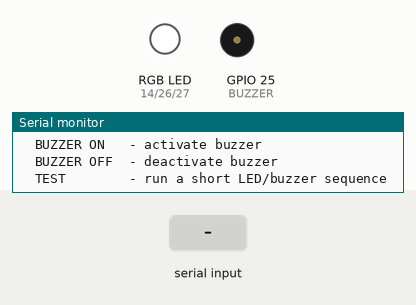
Bench run of a sketch on a simulated ESP32. On the bench: an RGB LED mixed from three pins (HIGH = lit), buzzer (waves = sounding, pin HIGH), the last lines printed to the serial monitor. The test bench sets the inputs (shaded band).

Above: at 1.4 s.
1.5 s: "R\n" received over Serial
At 2.7 s:
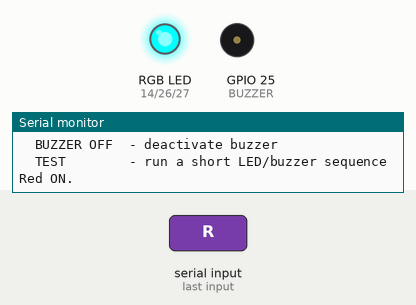
3.0 s: "G\n" received over Serial
At 3.8 s:
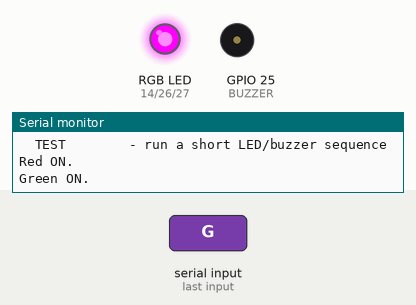
4.5 s: "B\n" received over Serial
At 4.9 s:
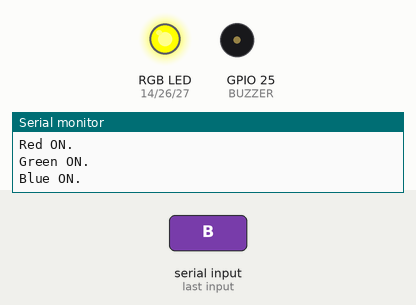
6.0 s: "RGB\n" received over Serial
At 7.2 s:
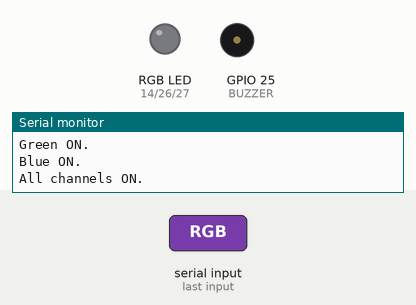
7.5 s: "BUZZER ON\n" received over Serial
At 8.4 s:
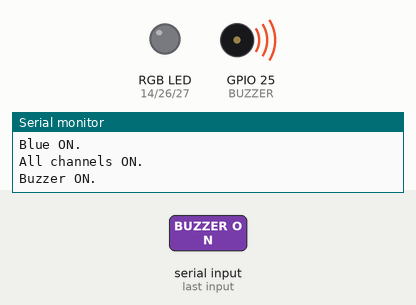
9.0 s: "R\n" received over Serial
At 9.6 s:
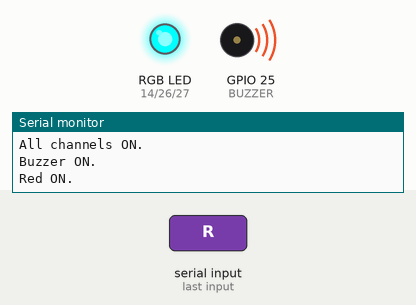
Timing chart, 0 to 11.5 s (numbered marks = the images above; inputs shaded):
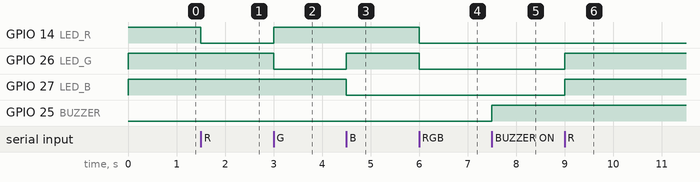

Measured:
- after the input at 1.5 s, GPIO 14 (LED_R): HIGH → LOW at once
- after the input at 3.0 s, GPIO 14 (LED_R): LOW → HIGH at once; GPIO 26 (LED_G): HIGH → LOW at once
- after the input at 4.5 s, GPIO 26 (LED_G): LOW → HIGH at once; GPIO 27 (LED_B): HIGH → LOW at once
- after the input at 6.0 s, GPIO 14 (LED_R), GPIO 26 (LED_G): HIGH → LOW at once
- after the input at 7.5 s, GPIO 25 (BUZZER): LOW → HIGH at once
- after the input at 9.0 s, GPIO 26 (LED_G), GPIO 27 (LED_B): LOW → HIGH at once

The sketch:

04_RGB_Buzzer_Test.ino
```cpp
/*
  BRIDGE HEALTH MONITOR — RGB LED + BUZZER TEST
  Board: ESP32-WROOM-32 / ESP32 DevKit
  Pins: RGB R=GPIO14, G=GPIO26, B=GPIO27; buzzer control=GPIO25.
  Wiring assumptions:
    - Common-anode RGB LED tied to 3V3; each color has its own 180-ohm resistor.
    - LED channels are active LOW.
    - Buzzer + to 5V, buzzer - to BC547 collector, emitter to GND,
      GPIO25 to base through 1k; a 10k base-emitter pull-down is recommended.
  Purpose: Tests each output separately. No automatic alert logic is running in this sketch.
  Operation: Serial Monitor 115200 baud, Newline. Type HELP.
  Commands: R, G, B, OFF, RGB, BUZZER ON, BUZZER OFF, TEST.
  Note: Never connect a 5V buzzer directly to an ESP32 GPIO.
*/

static const int LED_R=14, LED_G=26, LED_B=27, BUZZER=25;

void setChannel(int pin,bool on) { digitalWrite(pin,on?LOW:HIGH); }
void setRGB(bool r,bool g,bool b) { setChannel(LED_R,r); setChannel(LED_G,g); setChannel(LED_B,b); }

void printHelp() {
  Serial.println(F("\nCommands:"));
  Serial.println(F("  HELP        - show help"));
  Serial.println(F("  R / G / B   - turn on that LED color only"));
  Serial.println(F("  RGB         - turn on all three channels (white-ish)"));
  Serial.println(F("  OFF         - turn all LED channels off"));
  Serial.println(F("  BUZZER ON   - activate buzzer"));
  Serial.println(F("  BUZZER OFF  - deactivate buzzer"));
  Serial.println(F("  TEST        - run a short LED/buzzer sequence"));
}

void runTest() {
  Serial.println(F("Running output test..."));
  setRGB(true,false,false); delay(500);
  setRGB(false,true,false); delay(500);
  setRGB(false,false,true); delay(500);
  setRGB(true,true,true); delay(500);
  setRGB(false,false,false);
  digitalWrite(BUZZER,HIGH); delay(150); digitalWrite(BUZZER,LOW);
  Serial.println(F("Output sequence complete."));
}

void setup() {
  Serial.begin(115200);
  Serial.setTimeout(50);
  pinMode(LED_R,OUTPUT); pinMode(LED_G,OUTPUT); pinMode(LED_B,OUTPUT);
  pinMode(BUZZER,OUTPUT);
  setRGB(false,false,false);
  digitalWrite(BUZZER,LOW);
  delay(200);
  Serial.println(F("\n=== RGB + Buzzer Test ==="));
  printHelp();
}

void loop() {
  if(!Serial.available()) return;
  String command=Serial.readStringUntil('\n');
  command.trim(); command.toUpperCase();
  if(command=="HELP") printHelp();
  else if(command=="R") { setRGB(true,false,false); Serial.println(F("Red ON.")); }
  else if(command=="G") { setRGB(false,true,false); Serial.println(F("Green ON.")); }
  else if(command=="B") { setRGB(false,false,true); Serial.println(F("Blue ON.")); }
  else if(command=="RGB") { setRGB(true,true,true); Serial.println(F("All channels ON.")); }
  else if(command=="OFF") { setRGB(false,false,false); digitalWrite(BUZZER,LOW); Serial.println(F("LEDs and buzzer OFF.")); }
  else if(command=="BUZZER ON") { digitalWrite(BUZZER,HIGH); Serial.println(F("Buzzer ON.")); }
  else if(command=="BUZZER OFF") { digitalWrite(BUZZER,LOW); Serial.println(F("Buzzer OFF.")); }
  else if(command=="TEST") runTest();
  else if(command.length()) Serial.println(F("Unknown command. Type HELP."));
}
```
